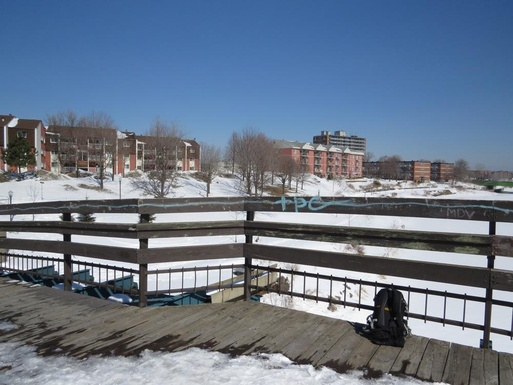
#> input picture images/1-PartieManuelle/Serie1/IMG_2415.JPG, 513 x 385 px, shrunk from 1000 x 750 before the run, found by its file name
$ python main_manuel.py
#> lines starting #> are read from the running program, lines starting #| are printed output that depends on the picture
import skimage.util
from imageio import imread
import matplotlib.pyplot as plt
import skimage.transform as skt
import skimage as sk
import skimage.io as skio
import numpy as np

# [67 lines left out: functions get_point_coor, appliqueTransformation, calculerHomographie, not called in this run]

#Charger les images
im1 = imread('./images/1-PartieManuelle/Serie1/IMG_2415.JPG')
#> im1 is the input picture: shape (385, 513, 3); mean R, G, B 107, 120.4, 138.5
im1 = skimage.util.img_as_float(im1)

im2 = imread('./images/1-PartieManuelle/Serie1/IMG_2416.JPG')
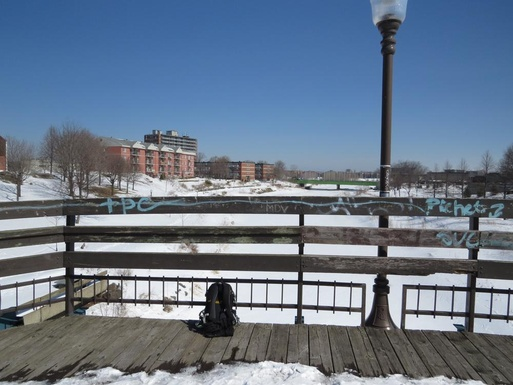
#> input picture images/1-PartieManuelle/Serie1/IMG_2416.JPG, 513 x 385 px, shrunk from 1000 x 750 before the run, found by its file name
#> im2 is the input picture: shape (385, 513, 3); mean R, G, B 105.2, 120.2, 138.6
im2 = skimage.util.img_as_float(im2)

im3 = imread('./images/1-PartieManuelle/Serie1/IMG_2417.JPG')
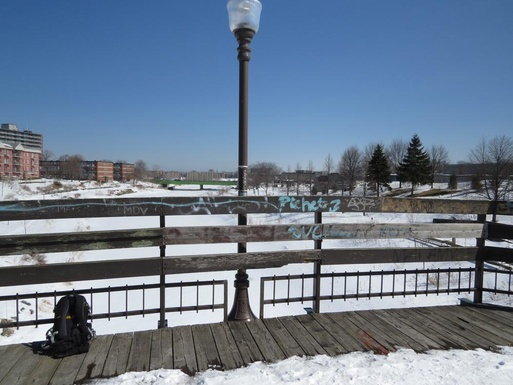
#> input picture images/1-PartieManuelle/Serie1/IMG_2417.JPG, 513 x 385 px, shrunk from 1000 x 750 before the run, found by its file name
#> im3 is the input picture: shape (385, 513, 3); mean R, G, B 108.9, 124.6, 143.8
im3 = skimage.util.img_as_float(im3)

#Charger les points des fichiers text
#> (the run stopped early here; a loop or call above may not have finished)
